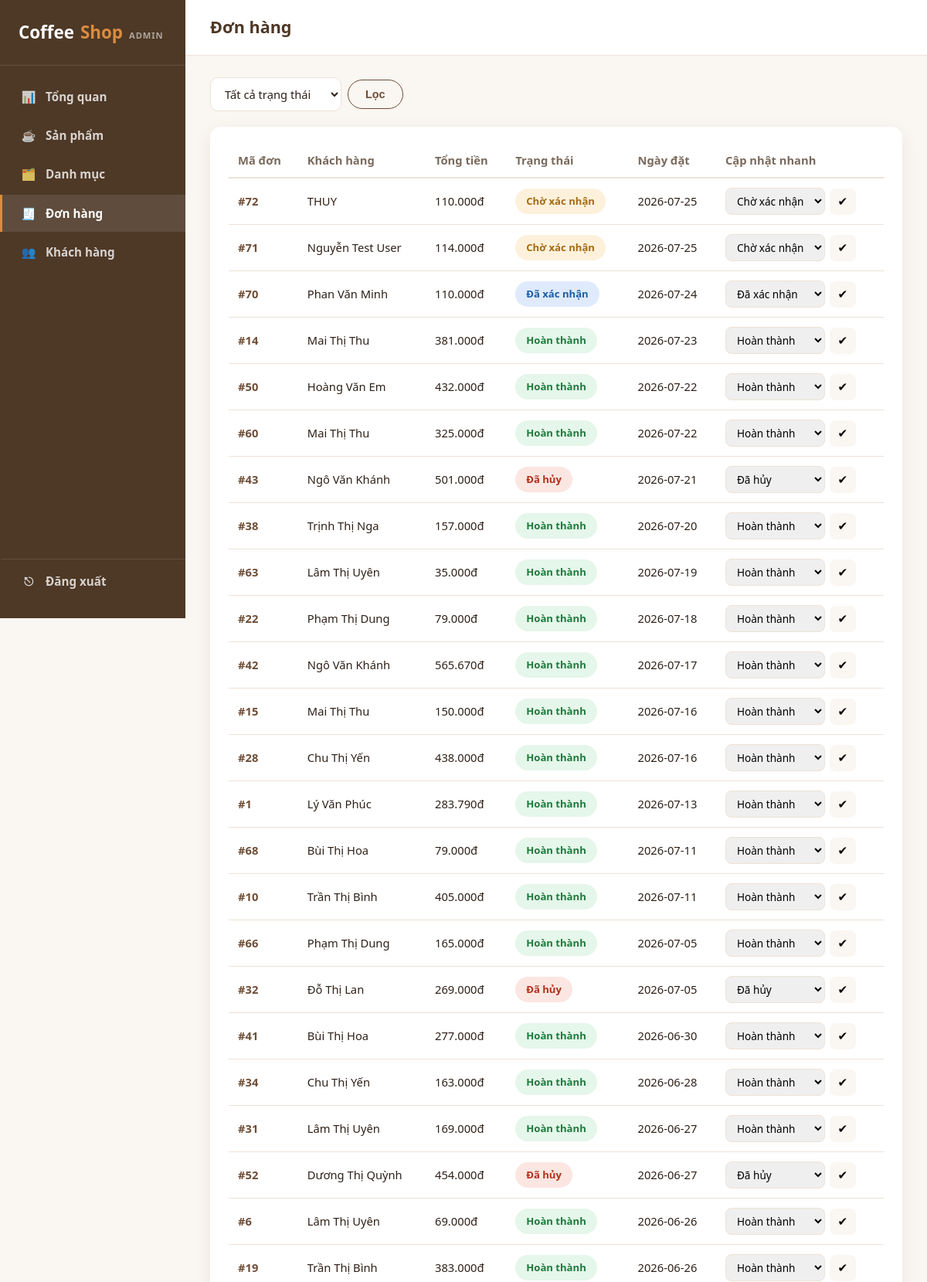
/admin/orders (signed in, upper part), run on the app's committed database.
### tables this page shows
CREATE TABLE "order" (
            id INTEGER PRIMARY KEY AUTOINCREMENT,
            user_id INTEGER NOT NULL,
            status TEXT NOT NULL DEFAULT 'pending'
                CHECK (status IN ('pending', 'confirmed', 'completed', 'cancelled')),
            total_amount INTEGER NOT NULL DEFAULT 0,
            note TEXT,
            created_at TEXT NOT NULL,
            FOREIGN KEY (user_id) REFERENCES user (id)
        );

CREATE TABLE user (
    id INTEGER PRIMARY KEY AUTOINCREMENT,
    name TEXT NOT NULL,
    email TEXT NOT NULL UNIQUE,
    phone TEXT,
    created_at TEXT NOT NULL,
    is_admin INTEGER NOT NULL DEFAULT 0
, username TEXT, password_hash TEXT);

### admin.py (the view)
@admin_bp.route("/orders")
@admin_required
def orders_list():
    db = get_db()
    status = request.args.get("status", "").strip()
    query = """SELECT o.*, u.name AS customer_name FROM "order" o
               JOIN user u ON u.id = o.user_id WHERE 1 = 1"""
    params = []
    if status in STATUS_LABELS:
        query += " AND o.status = ?"
        params.append(status)
    query += " ORDER BY o.created_at DESC"
    orders = db.execute(query, params).fetchall()
    return render_template(
        "admin/orders.html", active_page="orders", orders=orders,
        status=status, status_labels=STATUS_LABELS, status_order=STATUS_ORDER,
    )

### admin.py (called while the page is built)
def admin_required(view):
    @functools.wraps(view)
    def wrapped(*args, **kwargs):
        if not session.get("is_admin"):
            return redirect(url_for("admin.login", next=request.path))
        return view(*args, **kwargs)
    return wrapped

### app.py (called while the page is built)
@app.template_filter("currency")
def currency_filter(value):
    try:
        return f"{int(value):,}".replace(",", ".") + "đ"
    except (TypeError, ValueError):
        return value

@app.before_request
def load_current_customer():
    g.customer = None
    customer_id = session.get("customer_id")
    if customer_id:
        g.customer = get_db().execute(
            "SELECT * FROM user WHERE id = ?", (customer_id,)
        ).fetchone()

### database.py (called while the page is built)
def get_db():
    if "db" not in g:
        g.db = sqlite3.connect(DB_PATH)
        g.db.row_factory = sqlite3.Row
        g.db.execute("PRAGMA foreign_keys = ON")
    return g.db

### templates/admin/orders.html (shortened to what this page needs)
{% extends "admin/base.html" %}
{% block page_title %}Đơn hàng{% endblock %}
{% block content %}
<div class="admin-toolbar">
  <form method="GET" class="admin-search-form">
    <select name="status">
      <option value="">Tất cả trạng thái</option>
    </select>
    <button type="submit" class="btn btn-outline">Lọc</button>
  </form>
</div>
<section class="admin-panel">
  <div class="admin-table-wrap">
    <table class="admin-table">
      <thead>
        <tr>
          <th>Mã đơn</th>
          <th>Khách hàng</th>
          <th>Tổng tiền</th>
          <th>Trạng thái</th>
          <th>Ngày đặt</th>
          <th>Cập nhật nhanh</th>
        </tr>
      </thead>
      <tbody>
        {% for o in orders %}
        <tr>
          <td><a href="{{ url_for('admin.order_detail', order_id=o.id) }}" class="admin-order-link">#{{ o.id }}</a></td>
          <td>{{ o.customer_name }}</td>
          <td>{{ o.total_amount|currency }}</td>
          <td><span class="status-badge status-{{ o.status }}">{{ status_labels[o.status] }}</span></td>
          <td>{{ o.created_at[:10] }}</td>
          <td>
            <form method="POST" action="{{ url_for('admin.order_update_status', order_id=o.id) }}" class="admin-inline-status-form">
              <select name="status">
                {% for s in status_order %}
                <option value="{{ s }}" {{ 'selected' if s == o.status else '' }}>{{ status_labels[s] }}</option>
                {% endfor %}
              </select>
              <button type="submit" class="btn-icon" title="Cập nhật">✔</button>
            </form>
          </td>
        </tr>
        {% else %}
        <tr><td colspan="6" class="empty-state">Không có đơn hàng nào.</td></tr>
        {% endfor %}
      </tbody>
    </table>
  </div>
</section>
{% endblock %}

### static/css/style.css (style rules this page uses)
:root { --color-bg: #faf6f1; --color-surface: #ffffff; --color-primary: #6f4e37; --color-primary-dark: #4e3826; --color-accent: #d98c3f; --color-text: #2e2018; --color-text-muted: #7a6a5c; --color-border: #ece2d6; --radius: 14px; --shadow: 0 8px 24px rgba(60, 40, 20, 0.08); --shadow-hover: 0 14px 32px rgba(60, 40, 20, 0.14); --transition: 0.25s ease; --max-width: 1180px; }
* { box-sizing: border-box; }
html { scroll-behavior: smooth; }
body { margin: 0; font-family: "Segoe UI", "Helvetica Neue", Arial, sans-serif; background: var(--color-bg); color: var(--color-text); line-height: 1.6; }
a { text-decoration: none; color: inherit; }
.btn { display: inline-block; padding: 12px 28px; border-radius: 999px; background: var(--color-primary); color: #fff; border: none; cursor: pointer; font-size: 0.95rem; font-weight: 600; transition: background var(--transition), transform var(--transition); }
.status-badge { display: inline-block; padding: 6px 14px; border-radius: 999px; font-size: 0.82rem; font-weight: 700; }
.status-pending { background: #fdf1dc; color: #a56a12; }
.status-confirmed { background: #dfeafc; color: #1a5fa8; }
.status-completed { background: #e5f6ea; color: #1e7a3c; }
.status-cancelled { background: #fbe6e2; color: #b3301c; }
.btn-outline { display: inline-block; background: transparent; color: var(--color-primary); border: 1px solid var(--color-primary); padding: 10px 22px; border-radius: 999px; font-weight: 600; font-size: 0.9rem; cursor: pointer; transition: background var(--transition), color var(--transition); }

### static/css/admin.css (style rules this page uses)
.admin-body { background: var(--color-bg); }
.status-badge { display: inline-block; padding: 6px 14px; border-radius: 999px; font-size: 0.82rem; font-weight: 700; }
.status-pending { background: #fdf1dc; color: #a56a12; }
.status-confirmed { background: #dfeafc; color: #1a5fa8; }
.status-completed { background: #e5f6ea; color: #1e7a3c; }
.status-cancelled { background: #fbe6e2; color: #b3301c; }
.admin-panel { background: var(--color-surface); border-radius: var(--radius); box-shadow: var(--shadow); padding: 22px 24px; }
.admin-table-wrap { overflow-x: auto; }
.admin-table { width: 100%; border-collapse: collapse; font-size: 0.92rem; }
.admin-table th { text-align: left; color: var(--color-text-muted); font-weight: 700; padding: 10px 12px; border-bottom: 2px solid var(--color-border); white-space: nowrap; }
.admin-table td { padding: 12px; border-bottom: 1px solid var(--color-border); vertical-align: middle; }
.btn-icon { background: var(--color-bg); border: none; border-radius: 8px; width: 34px; height: 34px; display: inline-flex; align-items: center; justify-content: center; cursor: pointer; font-size: 0.95rem; transition: background var(--transition); }
.admin-toolbar { display: flex; align-items: center; justify-content: space-between; gap: 16px; margin-bottom: 20px; flex-wrap: wrap; }
.admin-search-form { display: flex; align-items: center; gap: 8px; flex-wrap: wrap; }
.admin-search-form input, .admin-search-form select { padding: 10px 14px; border: 1px solid var(--color-border); border-radius: 10px; font-size: 0.92rem; font-family: inherit; color: var(--color-text); background: var(--color-surface); }
.admin-search-form select { min-width: 170px; }
.btn-outline { background: transparent; color: var(--color-primary); border: 1px solid var(--color-primary); }
.admin-order-link { font-weight: 700; color: var(--color-primary); }
.admin-inline-status-form { display: flex; gap: 6px; align-items: center; }
.admin-inline-status-form select { padding: 6px 10px; border: 1px solid var(--color-border); border-radius: 8px; font-size: 0.85rem; font-family: inherit; }

### data on the page
order: id "72", customer_name "THUY", total_amount "110.000đ", status "Chờ xác nhận", created_at "2026-07-25"
order: id "71", customer_name "Nguyễn Test User", total_amount "114.000đ", status "Chờ xác nhận", created_at "2026-07-25"
order: id "70", customer_name "Phan Văn Minh", total_amount "110.000đ", status "Đã xác nhận", created_at "2026-07-24"
order: id "14", customer_name "Mai Thị Thu", total_amount "381.000đ", status "Hoàn thành", created_at "2026-07-23"
order: id "50", customer_name "Hoàng Văn Em", total_amount "432.000đ", status "Hoàn thành", created_at "2026-07-22"
order: id "60", customer_name "Mai Thị Thu", total_amount "325.000đ", status "Hoàn thành", created_at "2026-07-22"
order: id "43", customer_name "Ngô Văn Khánh", total_amount "501.000đ", status "Đã hủy", created_at "2026-07-21"
order: id "38", customer_name "Trịnh Thị Nga", total_amount "157.000đ", status "Hoàn thành", created_at "2026-07-20"
order: id "63", customer_name "Lâm Thị Uyên", total_amount "35.000đ", status "Hoàn thành", created_at "2026-07-19"
order: id "22", customer_name "Phạm Thị Dung", total_amount "79.000đ", status "Hoàn thành", created_at "2026-07-18"
order: id "42", customer_name "Ngô Văn Khánh", total_amount "565.670đ", status "Hoàn thành", created_at "2026-07-17"
order: id "15", customer_name "Mai Thị Thu", total_amount "150.000đ", status "Hoàn thành", created_at "2026-07-16"
order: id "28", customer_name "Chu Thị Yến", total_amount "438.000đ", status "Hoàn thành", created_at "2026-07-16"
order: id "1", customer_name "Lý Văn Phúc", total_amount "283.790đ", status "Hoàn thành", created_at "2026-07-13"
order: id "68", customer_name "Bùi Thị Hoa", total_amount "79.000đ", status "Hoàn thành", created_at "2026-07-11"
order: id "10", customer_name "Trần Thị Bình", total_amount "405.000đ", status "Hoàn thành", created_at "2026-07-11"
order: id "66", customer_name "Phạm Thị Dung", total_amount "165.000đ", status "Hoàn thành", created_at "2026-07-05"
order: id "32", customer_name "Đỗ Thị Lan", total_amount "269.000đ", status "Đã hủy", created_at "2026-07-05"
order: id "41", customer_name "Bùi Thị Hoa", total_amount "277.000đ", status "Hoàn thành", created_at "2026-06-30"
order: id "34", customer_name "Chu Thị Yến", total_amount "163.000đ", status "Hoàn thành", created_at "2026-06-28"
order: id "31", customer_name "Lâm Thị Uyên", total_amount "169.000đ", status "Hoàn thành", created_at "2026-06-27"
order: id "52", customer_name "Dương Thị Quỳnh", total_amount "454.000đ", status "Đã hủy", created_at "2026-06-27"
order: id "6", customer_name "Lâm Thị Uyên", total_amount "69.000đ", status "Hoàn thành", created_at "2026-06-26"
order: id "19", customer_name "Trần Thị Bình", total_amount "383.000đ", status "Hoàn thành", created_at "2026-06-26"

### other printed values
form field status "Chờ xác nhận"
form field status "Đã xác nhận"
form field status "Hoàn thành"
form field status "Đã hủy"
